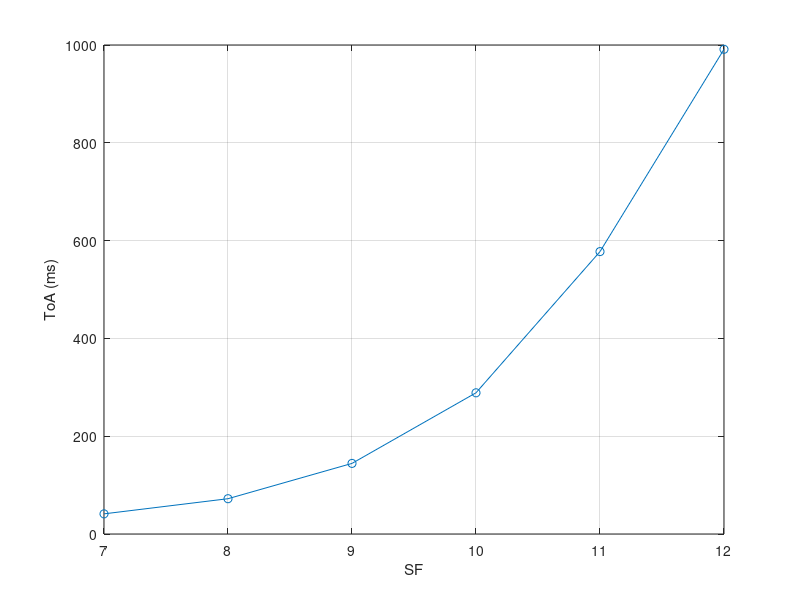
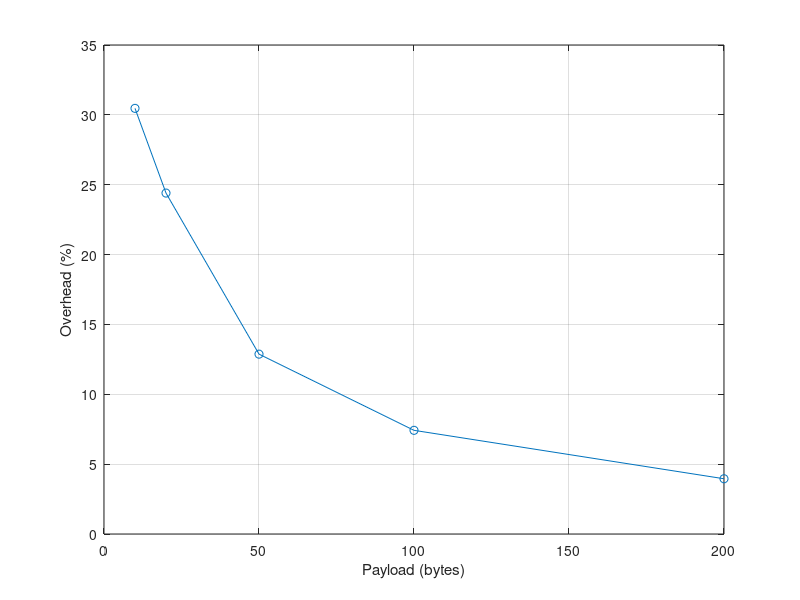
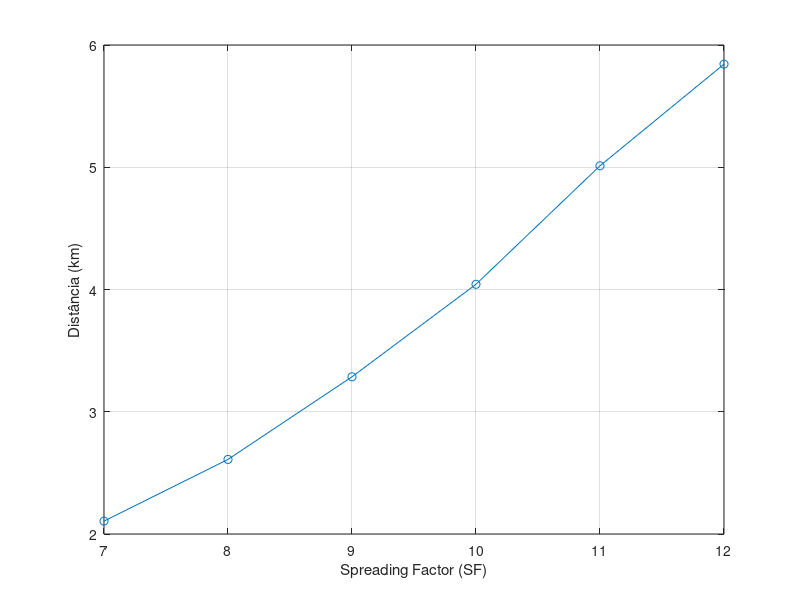

These figures' MATLAB source, in order: (Note: this script raises an error after producing the figures.)
%% Laboratório 3 - Modulação LORA
% Alunos: Dener Kraus, Henrique Bueno e Lucas Bueno

%% Atividade 1 - LoRa Calculator
close all;
clear
clc;
n_pre = 8;

% Parte 1 - Variação de SF
sf1 = [7 8 9 10 11 12];
toA1 = [41.21 72.18 144.38 288.76 577.53 991.22]; % ms
Tsym1 = [1.02 2.05 4.10 8.19 16.38 32.77]; % ms
bitrate1 = [5.4687 3.125 1.7578 0.97656 0.5371 0.29296]; % kbps

overhead1 = ((n_pre + 4.25) .* Tsym1) ./ toA1 .* 100;

% Parte 2 - Variação de payload
sf2 = 9;
pl = [10 20 50 100 200];
toA2 = [164.86 205.82 390.14 676.86 1270]; % ms
Tsym2 = 4.10; % ms

overhead2 = ((n_pre + 4.25) .* Tsym2) ./ toA2 .* 100;

figure();
plot(sf1, toA1, '-o')
xlabel('SF')
ylabel('ToA (ms)')
grid on

figure();
plot(pl, overhead2, '-o')
xlabel('Payload (bytes)')
ylabel('Overhead (%)')
grid on

%% Atividade 2 - Alcance (usando equação do enunciado)

close all;
clear;
clc;

% Dados
sf = [7 8 9 10 11 12];
sense = [-125.7 -128.5 -131.5 -134.2 -137 -139]; % dBm
ptx = 14; % dBm

d = 10.^((ptx - 40 - sense) ./ 30); % metros
d_km = d / 1000; % km

disp('SF   Sens (dBm)   Distância (km)')
disp([sf' sense' d_km'])
figure;
plot(sf, d_km, '-o')
xlabel('Spreading Factor (SF)')
ylabel('Distância (km)')
grid on

%% Atividade 3 - CSS
clear; 
clc; 
close all;

SF_list = [8 10];
SNRs = [0 5 10];
m = 100;

for sf_idx = 1:length(SF_list)

    SF = SF_list(sf_idx);
    M = 2^SF;
    n = 0:M-1;

    x0 = exp(1j * 2*pi * (n.^2)/(2*M));
    xm = x0(mod(n + m, M) + 1);

    figure;
    sgtitle(['Detecção do símbolo (SF = ', num2str(SF), ')']);

    for snr_idx = 1:length(SNRs)

        SNR_dB = SNRs(snr_idx);

        signal_power = mean(abs(xm).^2);
        noise_power = signal_power / (10^(SNR_dB/10));

        noise = sqrt(noise_power/2) * ...
                (randn(1,M) + 1j*randn(1,M));

        ym = xm + noise;

        vm = ym .* conj(x0);
        V = fft(vm, M);

        [~, k_est] = max(abs(V));
        k_est = k_est - 1;

        fprintf('SF=%d | SNR=%2d dB → Detectado: %3d\n', ...
                 SF, SNR_dB, k_est);

        subplot(1, length(SNRs), snr_idx);
        stem(0:M-1, abs(V), 'filled');
        title(['SNR = ', num2str(SNR_dB), ' dB']);
        xlabel('k');
        ylabel('|V[k]|');
        grid on;

    end
end
